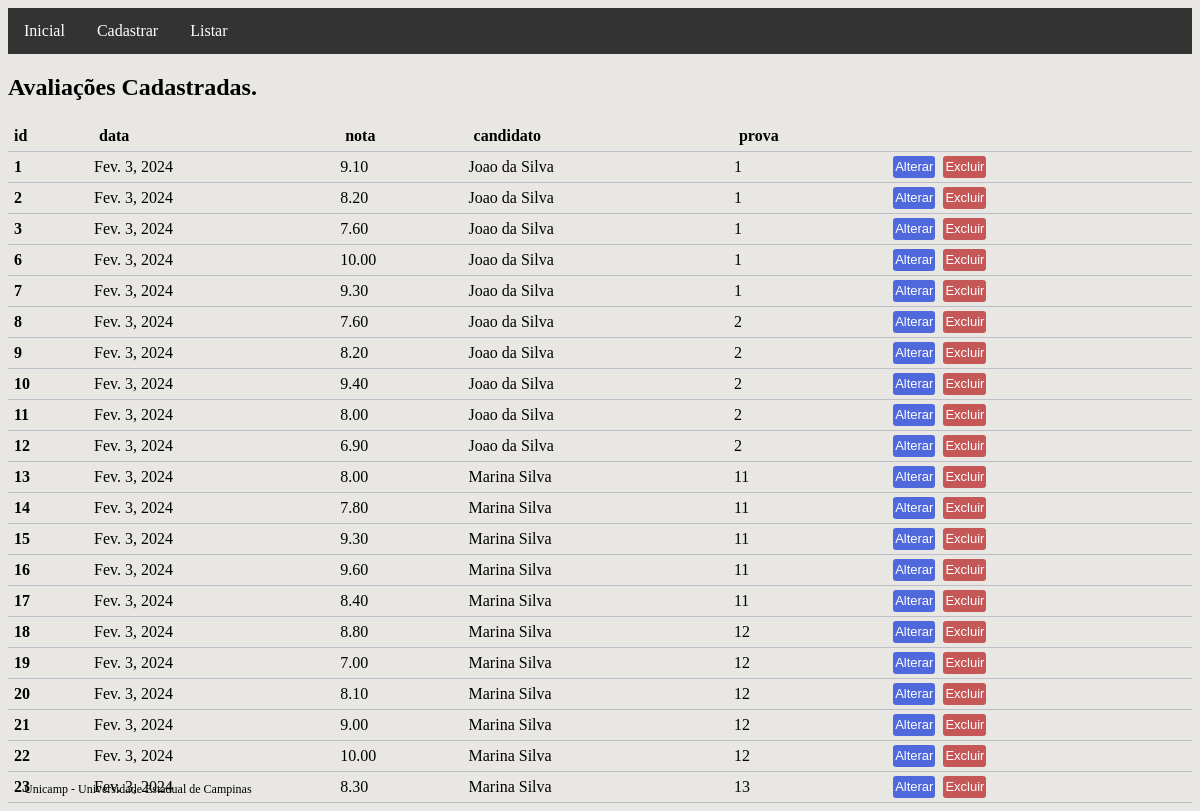
The app's page /avaliacao-list, older data.
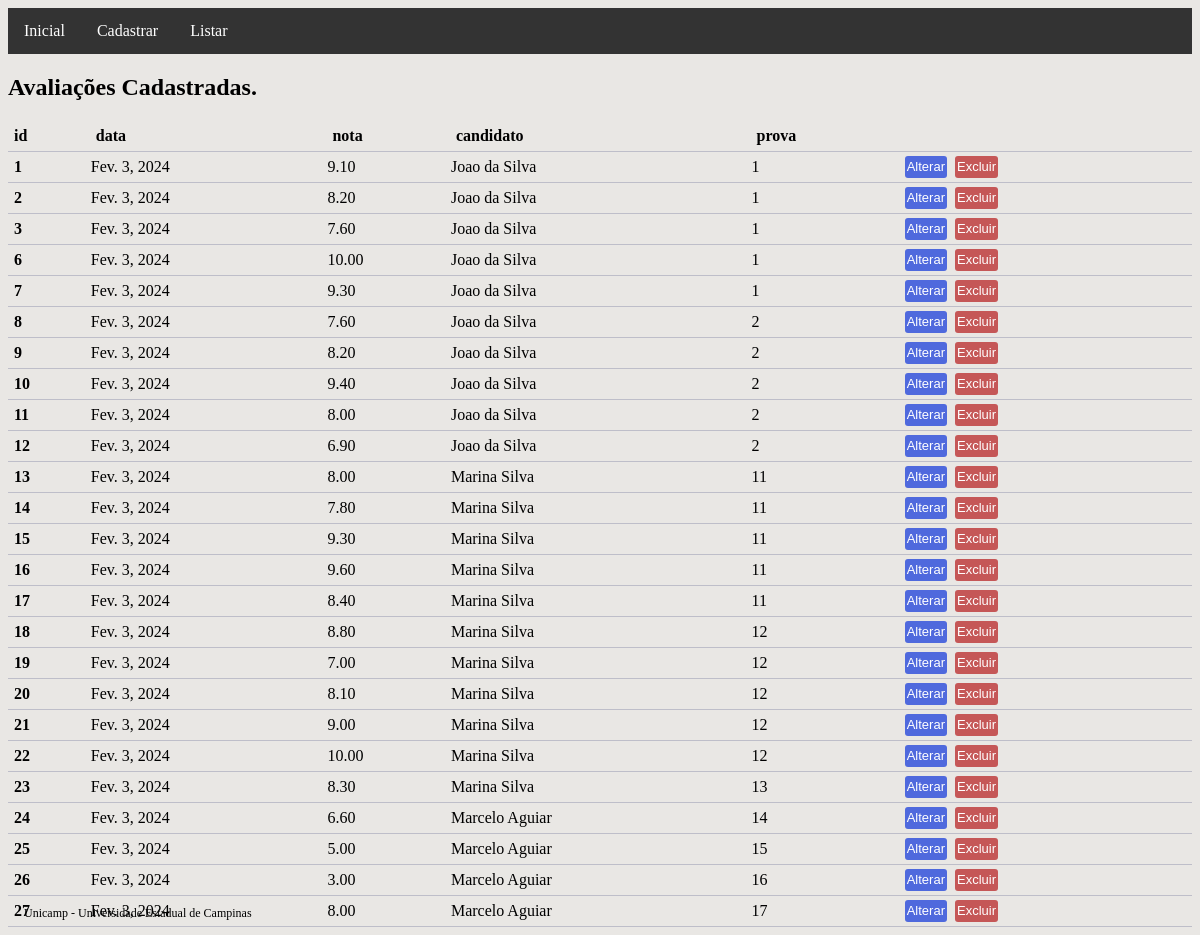
The same page, newer data.
### main/models.py (models this page shows)
class Avaliacao(models.Model):
    nota = models.DecimalField(max_digits=4, decimal_places=2)
    data = models.DateField(null=False, blank=False)
    prova = models.ForeignKey(Prova, on_delete=models.CASCADE)
    candidato = models.ForeignKey(Candidato, on_delete=models.CASCADE)
    avaliacao = models.ManyToManyField(Examinador)

class Candidato(models.Model):
    nome = models.CharField(max_length=100, db_index=True, null=False, blank=False)
    aprovado = models.BooleanField(null=True)
    habilitado = models.BooleanField(null=True)
    def __str__(self):
        return self.nome

class Prova(models.Model):
    id = models.BigAutoField(primary_key=True)
    concurso = models.ForeignKey(Concurso, on_delete=models.CASCADE)
    tipo = models.ForeignKey(Tipo, on_delete=models.CASCADE)
    def __str__(self):
        return str(self.id)

### main/views.py (the view)
# urls.py: path('avaliacao-list', CadastroAvaliacaoList.as_view(), name='avaliacao_list'),
class CadastroAvaliacaoList(ListView):
    template_name = 'avaliacao_list.html'
    model = Avaliacao

### main/templates/avaliacao_list.html (shortened to what this page needs)
{% extends "base.html" %}
{% block conteudo %}
{% if avaliacao_list %}
<h2>Avaliações Cadastradas.</h2>
<table class="tabela">
    <thead>
        <tr>
            <th>id</th>
            <th>data</th>
            <th>nota</th>
            <th>candidato</th>
            <th>prova</th>
        </tr>
    </thead>
    <tbody>
        {% for n in avaliacao_list %}
        <tr>
            <th scope="row">{{ n.pk }}</th>
            <td>{{ n.data }}</td>
            <td>{{ n.nota }}</td>
            <td>{{ n.candidato }}</td>
            <td>{{ n.prova }}</td>
            <td>
                <a href="{% url 'avaliacao_update' pk=n.pk %}"><button class="botao_confirmar">Alterar</button></a>
                <a href="{% url 'avaliacao_delete' pk=n.pk %}"><button class="botao_aviso">Excluir</button></a>
            </td>
        </tr>
        {% endfor %}
    </tbody>
</table>
{% else %}
<h2>Não há avaliações cadastradas.</h2>
{% endif %}
{% endblock conteudo %}

### main/templates/base.html (shortened to what this page needs)
{% load static %}
<!doctype html>
<html>
<head>
    <link rel="stylesheet" type="text/css" href="{% static 'css/main.css' %}">
</head>
<body>
    {% include 'snippets/barraNavegacao.html' %}
    {% block conteudo %}
    {% endblock conteudo %}
    {% include 'snippets/rodape.html' %}
</body>
</html>

### main/templates/snippets/barraNavegacao.html (shortened to what this page needs)
<div class="navbar">
    <a href="{% url 'home' %}">Inicial</a>
    <div class="dropdown">
        <button class="dropbtn">Cadastrar</button>
    </div>
    <div class="dropdown">
        <button class="dropbtn">Listar</button>
    </div>
</div>

### main/templates/snippets/rodape.html (shortened to what this page needs)
<footers class="rodape">
    <nav>Unicamp - Universidade Estadual de Campinas</nav>

### static/css/main.css (style rules this page uses)
body { background-color: rgb(233, 231, 228); }
.rodape { color: #000000; text-align: left; padding: 14px 16px; font-size: 12px; position: fixed; bottom: 0; width: 100%; }
.botao_confirmar { border-style: none; border-radius: 3px; color: #ffffff; background-color: #4f69dd; text-align: center; text-decoration: none; font-family: sans-serif; font-size: 13px; margin: 2px 2px; padding: 2px; height: 22px; width: auto; }
.botao_aviso { border: none; border-radius: 3px; color: #ffffff; background-color: #c55757; text-align: center; text-decoration: none; font-family: sans-serif; font-size: 13px; margin: 2px 2px; padding: 2px; height: 22px; width: auto; }
.tabela { border-collapse: collapse; width: 100%; }
.tabela th, tr { padding: 6px; text-align: left; border-bottom: 1px solid #bebec9; }
.navbar { overflow: hidden; background-color: #333; }
.navbar a { float: left; font-size: 16px; color: white; text-align: center; padding: 14px 16px; text-decoration: none; }
.dropdown { float: left; overflow: hidden; }
.dropdown .dropbtn { font-size: 16px; border: none; outline: none; color: white; padding: 14px 16px; background-color: inherit; font-family: inherit; margin: 0; }

Row changes from the older to the newer data that the page shows:
added Avaliacao: pk "24", data "Fev. 3, 2024", nota "6.60", candidato "Marcelo Aguiar", prova "14"
added Avaliacao: pk "25", data "Fev. 3, 2024", nota "5.00", candidato "Marcelo Aguiar", prova "15"
added Avaliacao: pk "26", data "Fev. 3, 2024", nota "3.00", candidato "Marcelo Aguiar", prova "16"
added Avaliacao: pk "27", data "Fev. 3, 2024", nota "8.00", candidato "Marcelo Aguiar", prova "17"
